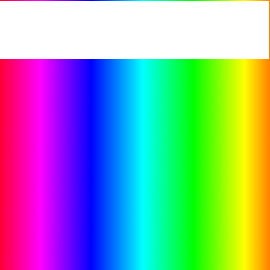
#> input picture Mika/subdivision/test_full_spektrum_gradient+white-270x270.png, 270 x 270 px
$ python cody_gs_v2.py
#> lines starting #> are read from the running program, lines starting #| are printed output that depends on the picture
import tkinter as tk
from tkinter import filedialog, messagebox
from PIL import Image
import numpy as np

def get_file_path():
    """
    Opens a file dialog to select a single image file.
    Returns the file path as a string.
    """
    root = tk.Tk()
    root.withdraw()

    while True:
        file_path = filedialog.askopenfilenames(title="Select exactly 1 image")
        if file_path == ():
            raise KeyboardInterrupt  # User canceled
        elif len(file_path) != 1:
            messagebox.showerror("Error", "Select exactly 1 image")
        else:
            return file_path[0]
#> this loop made 1 pass; the answer given on pass 1: ../Mika/subdivision/test_full_spektrum_gradient+white-270x270.png


def gs(img, max_iter):
    """
    Performs the Gerchberg-Saxton algorithm.
    Args:
        img: 2D numpy array (grayscale image as amplitude constraint)
        max_iter: number of iterations
    Returns:
        2D complex numpy array representing the final near-field result
    """
    amp = img / 255
    height, width = img.shape
    far_field_phase = np.zeros((height, width)) #np.random.rand(height, width) * 2 * np.pi #starts with random phase
    far_field = amp * np.exp(1j * far_field_phase)

    for i in range(max_iter):
        near_field = np.fft.fftshift(np.fft.ifft2(np.fft.ifftshift(far_field)))
        near_field_phase = np.angle(near_field)
        new_near_field = 1 * np.exp(1j * near_field_phase)
        far_field = np.fft.fftshift(np.fft.fft2(np.fft.ifftshift(new_near_field)))
        far_field_phase = np.angle(far_field)
        far_field = amp * np.exp(1j * far_field_phase)

        print(f"Iteration {i}")

    return new_near_field


# --- Main Execution ---

# Load grayscale image
image = Image.open(get_file_path()).convert("L")
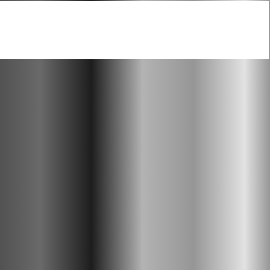
#> image: PIL image 270x270 L; min 29, max 255, mean 157.3
image_array = np.asarray(image)

# Run Gerchberg-Saxton algorithm
complex_near_field_array = gs(image_array, 100)
#> the loop in gs, `for i in range(max_iter):` made 100 passes
#> pass 1, in gs, `near_field_phase = np.angle(near_field)`:
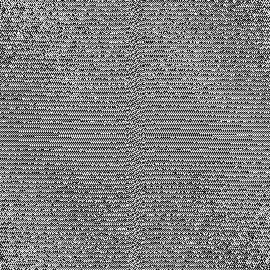
#> near_field_phase: shape (270, 270) float64; min -3.14, max 3.14, mean 8.62e-05; drawn with min black and max white
#> pass 1, in gs, `far_field_phase = np.angle(far_field)`:
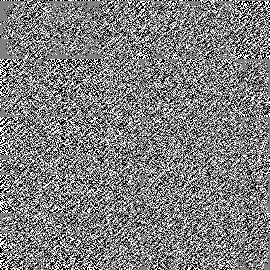
#> far_field_phase: shape (270, 270) float64; min -3.14, max 3.14, mean -0.00414; drawn with min black and max white
#> pass 2, in gs, `near_field_phase = np.angle(near_field)`:
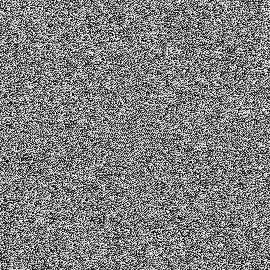
#> near_field_phase: shape (270, 270) float64; min -3.14, max 3.14, mean 4.31e-05; drawn with min black and max white

# Extract and normalize the phase to 0–255 for visualization
#direct mapping
phase = np.angle(complex_near_field_array)
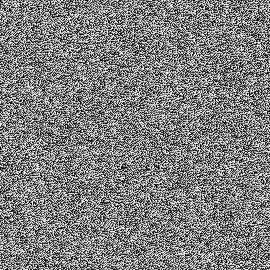
#> phase: shape (270, 270) float64; min -3.14, max 3.14, mean -0.000894; drawn with min black and max white
phase_normalized_scaled = (((phase + np.pi) / (2 * np.pi)) * 128).astype(np.uint8) #trying mapping directly to 128
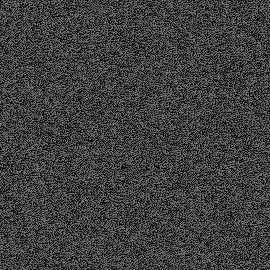
#> phase_normalized_scaled: shape (270, 270); min 0, max 127, mean 63.5

# Save and display the phase map
phase_map = Image.fromarray(phase_normalized_scaled)
phase_map.show()
phase_map.save("phase.png")

# Reconstruct far-field intensity for verification
reconstructed_field = np.exp(1j * phase)  # reconstruct complex field from phase
far_field = np.fft.fftshift(np.fft.fft2(np.fft.ifftshift(reconstructed_field)))  # proper FFT with shifts
intensity = np.abs(far_field) ** 2
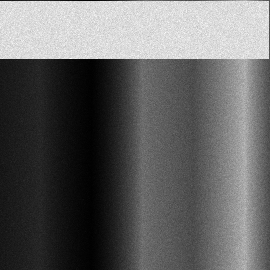
#> intensity: shape (270, 270) float64; min 1267.2, max 183516.9, mean 72900; drawn with min black and max white
normalized_intensity = (intensity / np.max(intensity) * 255).astype(np.uint8)
Image.fromarray(normalized_intensity).show()
